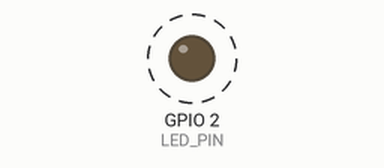
This program was run on a simulated ESP32. Parts: output pins drawn as LEDs (lit = HIGH). Dashed ring = blinking. What the program prints to the serial monitor is not drawn.

Above: at 0.5 s.
Timing chart, 0 to 4.6 s (numbered marks = the images above):
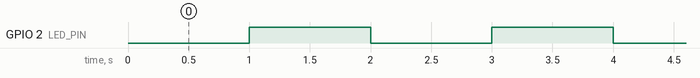

The program:

main.cpp
```cpp
#include <WiFi.h>

// Declaração da variável no escopo global
String macAP;
#define LED_PIN 2

void setup() {
  Serial.begin(115200);
  pinMode(LED_PIN, OUTPUT);
  // Aguarde a inicialização do Serial
  while (!Serial) {
    delay(10);
  }

  // Inicializa o Wi-Fi em modo AP para obter o endereço MAC do AP
  WiFi.mode(WIFI_AP);
  macAP = WiFi.macAddress(); // Atribui o endereço MAC à variável global

  // Mostra o endereço MAC no Monitor Serial
  Serial.print("Endereço MAC em modo AP: ");
  Serial.println(macAP);
}

void loop() {
  delay(1000);
  digitalWrite(LED_PIN, HIGH);
  Serial.print("Repetindo o endereço MAC em modo AP: ");
  Serial.println(macAP);
  delay(1000);
  digitalWrite(LED_PIN, LOW);
}
```

Measured:
- by itself, GPIO 2 (LED_PIN): alternates HIGH for 1.0 s and LOW for 1.0 s
